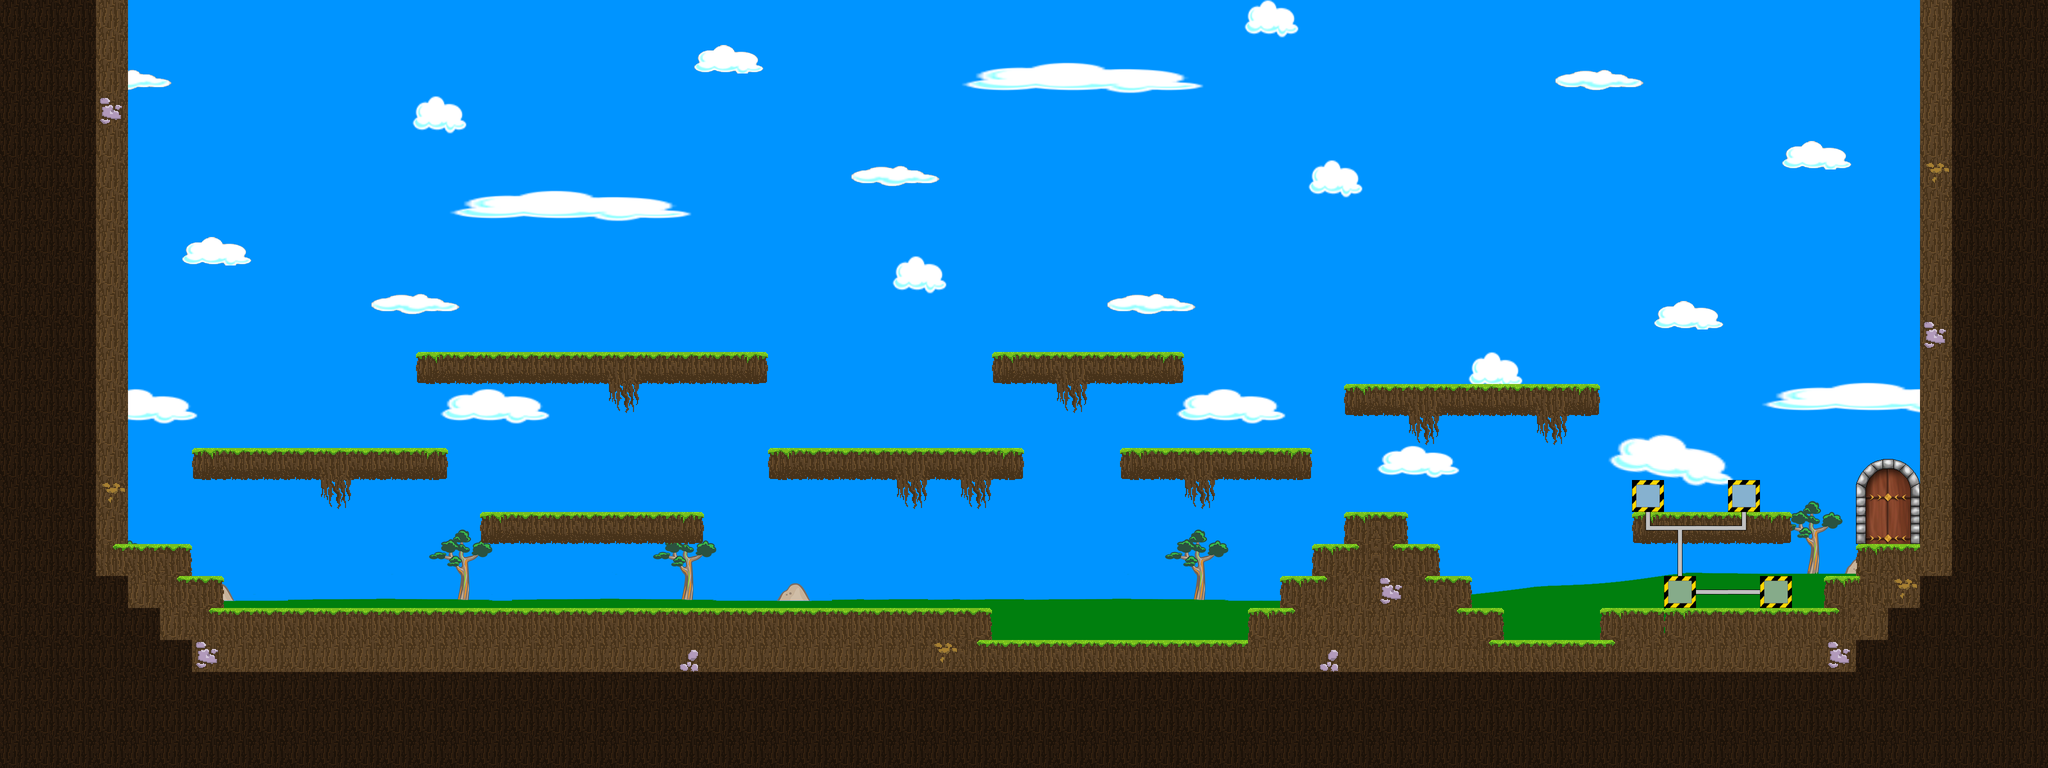

Tiled map render using the project's own tile images. Description and the map definition, with tile-layer contents summarised, below:
An orthogonal 64x24 tile map with 64x64 px tiles, 7 tile layers (Hintergrund, Laufebene, Open gate, Gate, ...), 7 tilesets.

<map version="1.0" orientation="orthogonal" renderorder="right-down" width="64" height="24" tilewidth="64" tileheight="64">
 <tileset firstgid="1" name="Rohre" tilewidth="64" tileheight="64">
  <image source="Rohre.png" trans="0000ff" width="256" height="256" />
 </tileset>
 <tileset firstgid="17" name="Laufebenen" tilewidth="64" tileheight="64">
  <image source="Laufebenen.png" trans="0000ff" width="256" height="256" />
 </tileset>
 <tileset firstgid="33" name="Maschinen" tilewidth="64" tileheight="64">
  <image source="Maschinen.png" trans="0000ff" width="256" height="256" />
 </tileset>
 <tileset firstgid="49" name="Ampeln" tilewidth="64" tileheight="64">
  <image source="Ampeln.png" trans="0000ff" width="128" height="128" />
 </tileset>
 <tileset firstgid="53" name="Metallobjekte" tilewidth="64" tileheight="64">
  <image source="Metallobjekte.png" trans="0000ff" width="256" height="256" />
 </tileset>
 <tileset firstgid="69" name="Hintergrund" tilewidth="64" tileheight="64">
  <image source="Hintergrund.png" trans="0000ff" width="2048" height="1024" />
 </tileset>
 <tileset firstgid="581" name="gate" tilewidth="64" tileheight="64">
  <image source="gate.png" trans="0000ff" width="256" height="256" />
 </tileset>
 <layer name="Hintergrund" width="64" height="24">
  <data>[1536 cells, 1536 non-empty, 512 distinct tile ids]</data>
 </layer>
 <layer name="Laufebene" width="64" height="24">
  <data>[1536 cells, 606 non-empty, 31 distinct tile ids]</data>
 </layer>
 <layer name="Open gate" width="64" height="24">
  <data>[1536 cells, 6 non-empty, 6 distinct tile ids]</data>
 </layer>
 <layer name="Gate" width="64" height="24">
  <data>[1536 cells, 6 non-empty, 6 distinct tile ids]</data>
 </layer>
 <layer name="Pipes" width="64" height="24">
  <data>[1536 cells, 7 non-empty, 5 distinct tile ids]</data>
 </layer>
 <layer name="Ablagen" width="64" height="24">
  <data>[1536 cells, 4 non-empty, 1 distinct tile ids]</data>
 </layer>
 <layer name="Objektebene" width="64" height="24">
  <data>[1536 cells, 0 non-empty, 0 distinct tile ids]</data>
 </layer>
</map>
